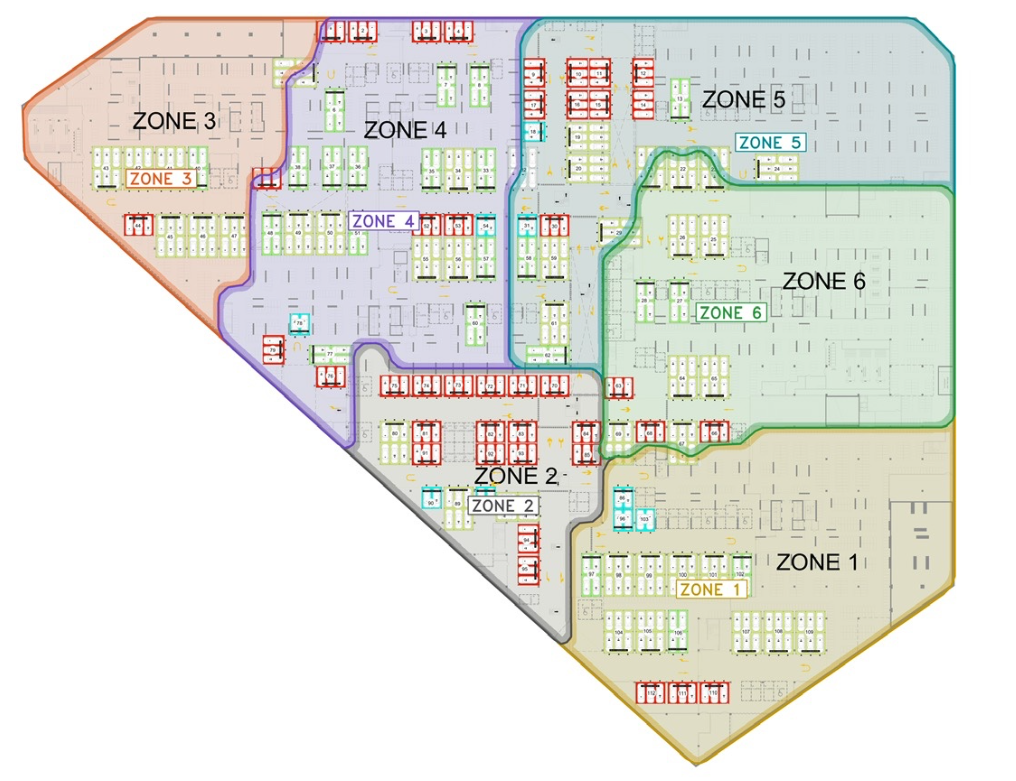
#> input picture TotalParking/Images/zones_map.png, 1016 x 781 px, given in place of zones_map.jpeg, which was not available
$ python crop_zone6.py
#> lines starting #> are read from the running program, lines starting #| are printed output that depends on the picture; pictures that were not available may be replaced by others from this repository, and a replacement may not be noted
import os
from PIL import Image, ImageDraw, ImageFont

img_path = 'TotalParking/Images/zones_map.jpeg'
img = Image.open(img_path)
#> img is the input picture: PIL image 1016x781 RGBA; mean R, G, B, A 227.4, 227.9, 221.1, 255

container_w = 1016
container_h = 781

disp_w = container_w
disp_h = int(img.height * (container_w / img.width))
#> disp_h = 781
pad_y = int((container_h - disp_h) / 2.0)
#> pad_y = 0

img_resized = img.resize((disp_w, disp_h), Image.Resampling.LANCZOS)
canvas = Image.new('RGB', (container_w, container_h), (15, 23, 42))
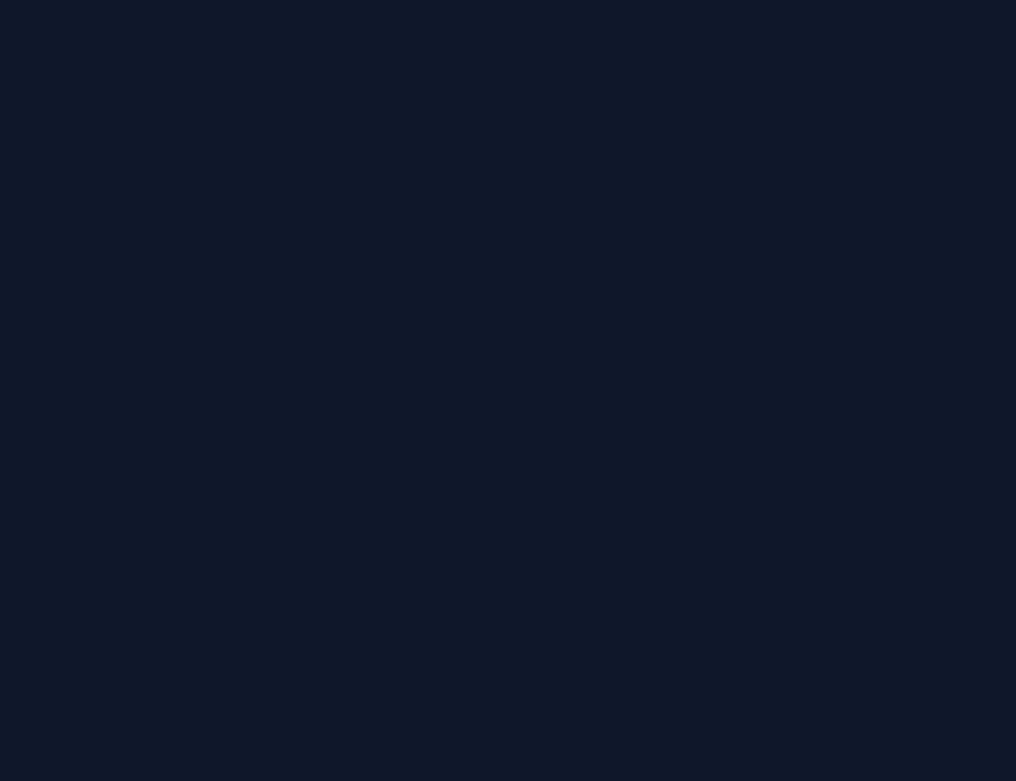
#> canvas: PIL image 1016x781 RGB; mean R, G, B 15, 23, 42
canvas.paste(img_resized, (0, pad_y))

# Crop Zone 6 region
rx = (450, 980)
ry = (150, 680)

crop = canvas.crop((rx[0], ry[0], rx[1], ry[1]))
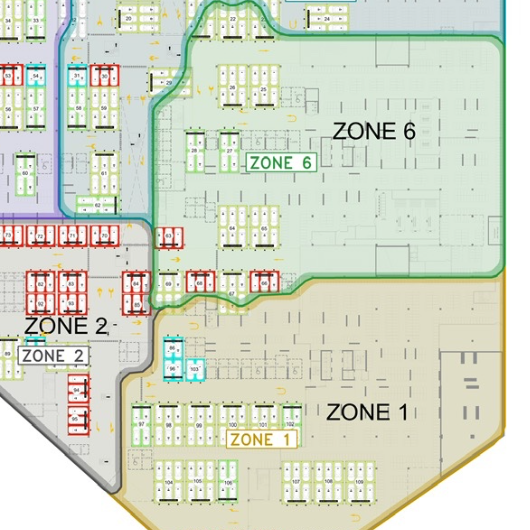
#> crop: PIL image 530x530 RGB; mean R, G, B 212.2, 217.9, 201.3
draw = ImageDraw.Draw(crop)
font = ImageFont.load_default()

crop_w = rx[1] - rx[0]
crop_h = ry[1] - ry[0]

# Draw coordinate grid
for x in range(rx[0], rx[1], 10):
    lx = x - rx[0]
    color = (255, 0, 0) if x % 50 == 0 else (60, 60, 60)
    draw.line([(lx, 0), (lx, crop_h)], fill=color, width=1)
    if x % 50 == 0:
        draw.text((lx + 2, 5), str(x), fill=(255, 255, 0), font=font)

for y in range(ry[0], ry[1], 10):
    ly = y - ry[0]
    color = (255, 0, 0) if y % 50 == 0 else (60, 60, 60)
    draw.line([(0, ly), (crop_w, ly)], fill=color, width=1)
    if y % 50 == 0:
        draw.text((5, ly + 2), str(y), fill=(255, 255, 0), font=font)

# Draw Zone 5 optimized polygon for context
pts5 = [(526,45), (923,46), (923,235), (718,223), (632,198), (526,211)]
pts5_local = [(x - rx[0], y - ry[0]) for x, y in pts5]
draw.polygon(pts5_local, outline=(6, 182, 212), width=2)

os.makedirs('TotalParking/scratch', exist_ok=True)
crop.save('TotalParking/scratch/zone6_grid_crop.png')
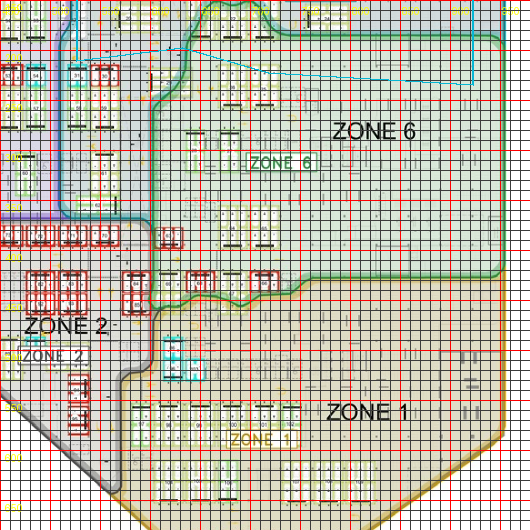
#> saved as zone6_grid_crop.png: PIL image 530x530 RGB; mean R, G, B 190.5, 185.6, 171.3
print("Successfully generated zone6_grid_crop.png")

$ run again, with TotalParking/Images/hmi_flow.jpg saved as TotalParking/Images/zones_map.png
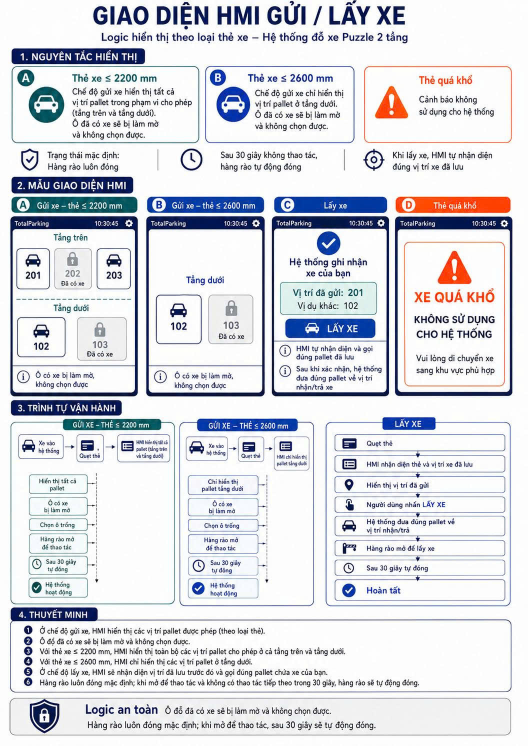
#> input picture TotalParking/Images/hmi_flow.jpg, 1055 x 1491 px, given in place of zones_map.jpeg, which was not available (shown at 1/2 size)
#> img is the input picture: PIL image 1055x1491 RGB; mean R, G, B 217.3, 219.2, 224.9
#> `canvas.paste(img_resized, (0, pad_y))`:
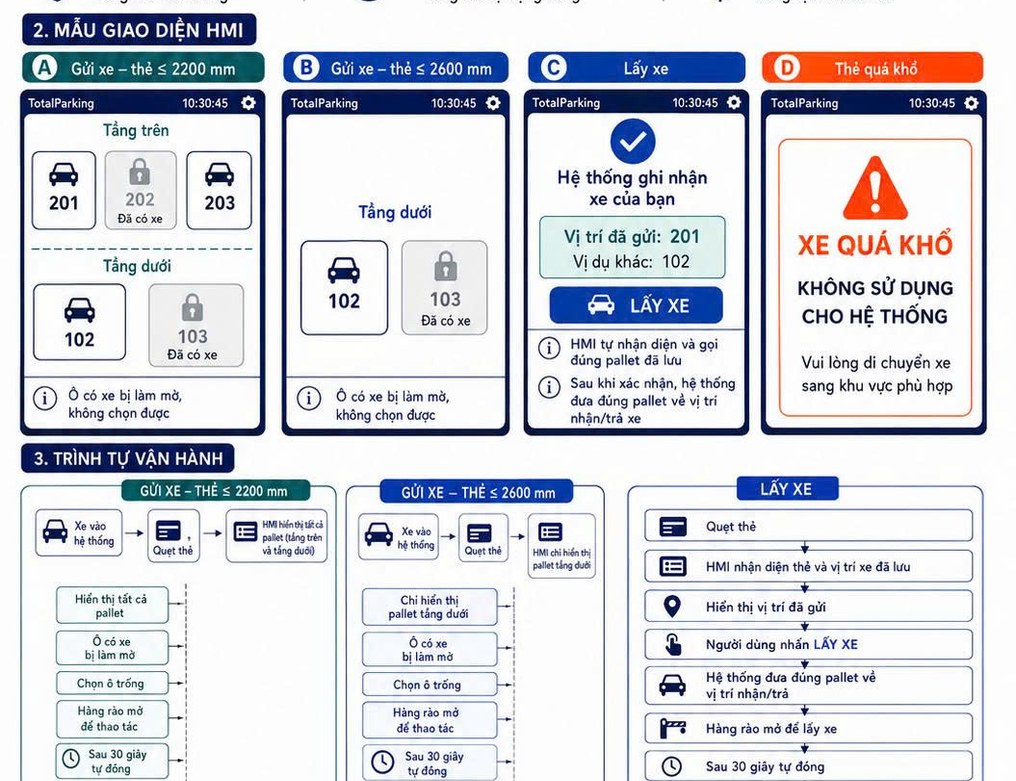
#> canvas: PIL image 1016x781 RGB; mean R, G, B 211.5, 213.9, 221.3
#> `crop.save('TotalParking/scratch/zone6_grid_crop.png')`:
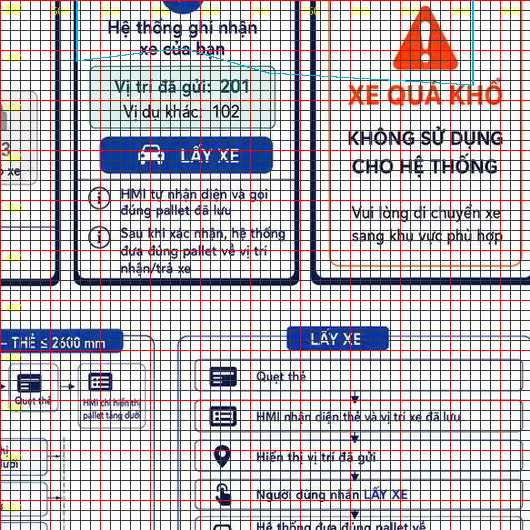
#> saved as zone6_grid_crop.png: PIL image 530x530 RGB; mean R, G, B 194.9, 186.3, 190.9

$ run again, with TotalParking/Images/plan_map.jpg saved as TotalParking/Images/zones_map.png
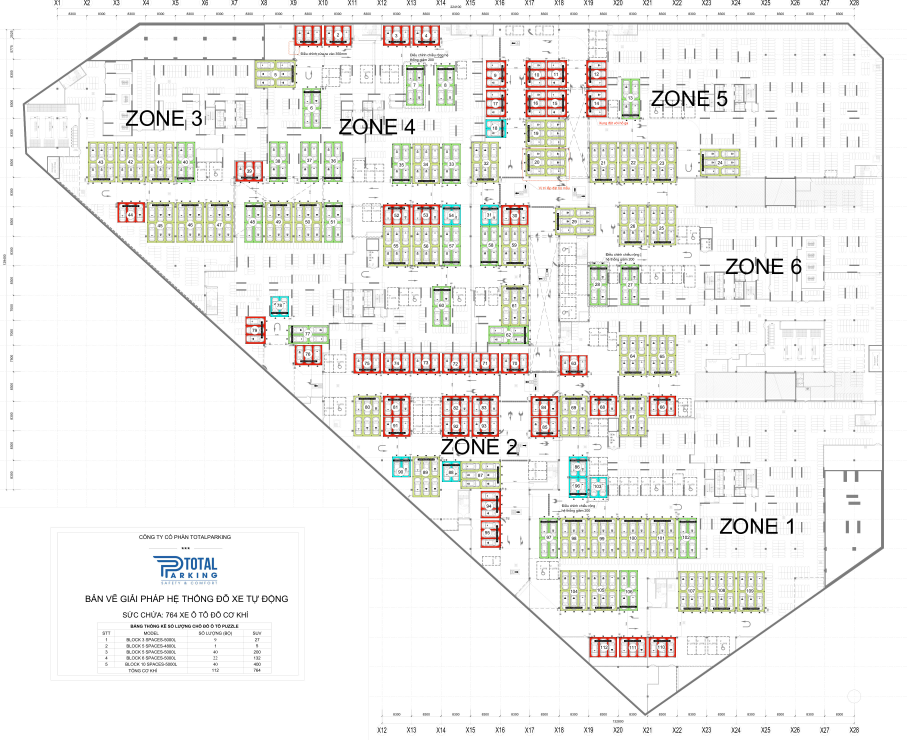
#> input picture TotalParking/Images/plan_map.jpg, 3628 x 2959 px, given in place of zones_map.jpeg, which was not available (shown at 1/4 size)
#> img is the input picture: PIL image 3628x2959 RGB; mean R, G, B 240.5, 239.7, 237.1
#> `canvas.paste(img_resized, (0, pad_y))`:
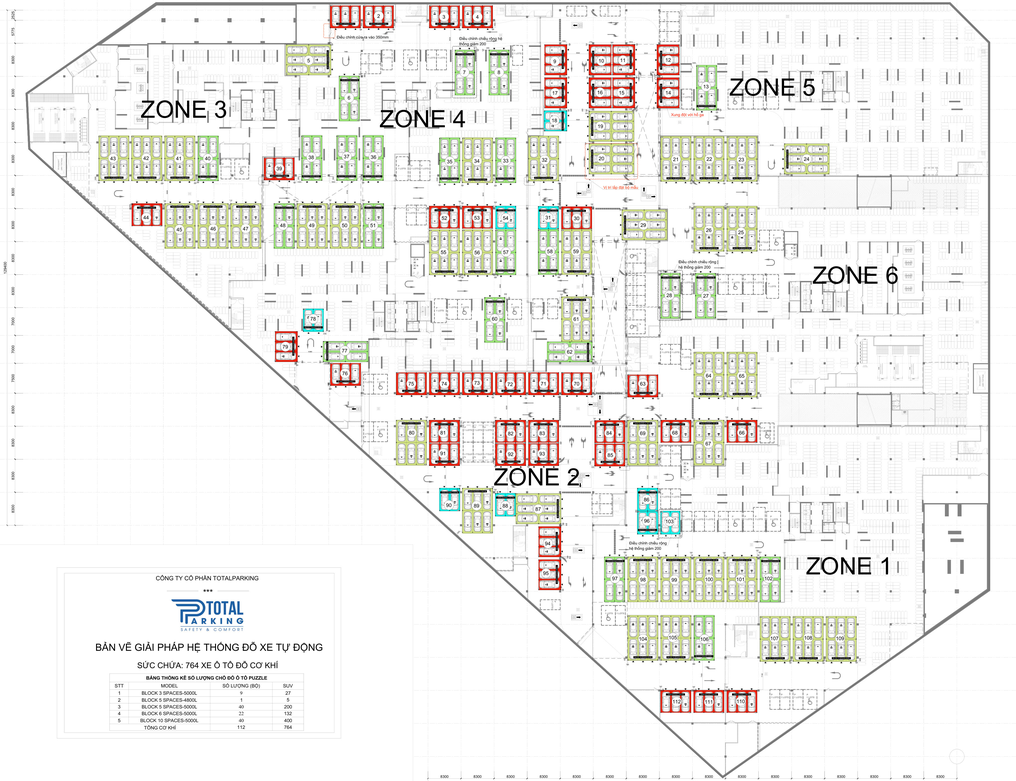
#> canvas: PIL image 1016x781 RGB; mean R, G, B 239.6, 238.8, 236
#> `crop.save('TotalParking/scratch/zone6_grid_crop.png')`:
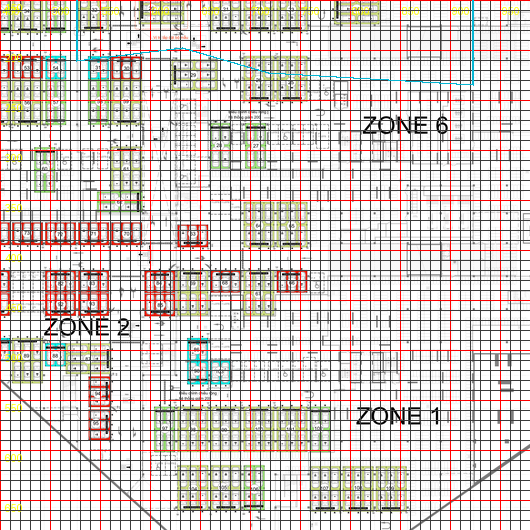
#> saved as zone6_grid_crop.png: PIL image 530x530 RGB; mean R, G, B 208.2, 198.1, 193.7
